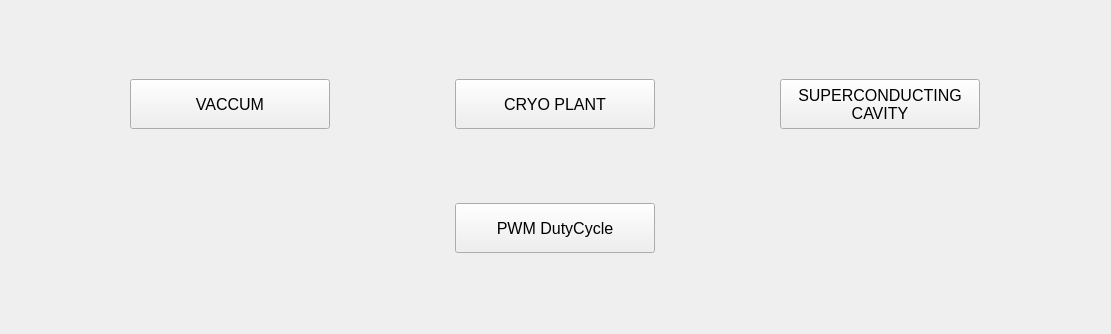
         <widget class="QWidget" name="scrollareabo_3">
          <property name="geometry">
           <rect>
            <x>0</x>
            <y>0</y>
            <width>1111</width>
            <height>334</height>
           </rect>
          </property>
          <layout class="QGridLayout" name="gridLayout_16">
           <item row="0" column="0">
            <widget class="QPushButton" name="btnvacsi">
             <property name="enabled">
              <bool>true</bool>
             </property>
             <property name="sizePolicy">
              <sizepolicy hsizetype="Fixed" vsizetype="Fixed">
               <horstretch>0</horstretch>
               <verstretch>0</verstretch>
              </sizepolicy>
             </property>
             <property name="minimumSize">
              <size>
               <width>200</width>
               <height>50</height>
              </size>
             </property>
             <property name="maximumSize">
              <size>
               <width>200</width>
               <height>50</height>
              </size>
             </property>
             <property name="font">
              <font>
               <family>Cantarell</family>
               <pointsize>12</pointsize>
              </font>
             </property>
             <property name="text">
              <string>VACCUM</string>
             </property>
             <property name="iconSize">
              <size>
               <width>16</width>
               <height>16</height>
              </size>
             </property>
            </widget>
           </item>
           <item row="0" column="1">
            <widget class="QPushButton" name="cryoplant">
             <property name="enabled">
              <bool>true</bool>
             </property>
             <property name="sizePolicy">
              <sizepolicy hsizetype="Fixed" vsizetype="Fixed">
               <horstretch>0</horstretch>
               <verstretch>0</verstretch>
              </sizepolicy>
             </property>
             <property name="minimumSize">
              <size>
               <width>200</width>
               <height>50</height>
              </size>
             </property>
             <property name="maximumSize">
              <size>
               <width>200</width>
               <height>50</height>
              </size>
             </property>
             <property name="font">
              <font>
               <family>Cantarell</family>
               <pointsize>12</pointsize>
              </font>
             </property>
             <property name="text">
              <string>CRYO PLANT</string>
             </property>
             <property name="iconSize">
              <size>
               <width>16</width>
               <height>16</height>
              </size>
             </property>
            </widget>
           </item>
           <item row="0" column="2">
            <widget class="QPushButton" name="cavity">
             <property name="enabled">
              <bool>true</bool>
             </property>
             <property name="minimumSize">
              <size>
               <width>200</width>
               <height>50</height>
              </size>
             </property>
             <property name="maximumSize">
              <size>
               <width>200</width>
               <height>50</height>
              </size>
             </property>
             <property name="font">
              <font>
               <pointsize>12</pointsize>
              </font>
             </property>
             <property name="mouseTracking">
              <bool>false</bool>
             </property>
             <property name="tabletTracking">
              <bool>false</bool>
             </property>
             <property name="layoutDirection">
              <enum>Qt::LeftToRight</enum>
             </property>
             <property name="autoFillBackground">
              <bool>false</bool>
             </property>
             <property name="text">
              <string>SUPERCONDUCTING
CAVITY</string>
             </property>
            </widget>
           </item>
           <item row="1" column="1">
            <widget class="QPushButton" name="btnpwmsi">
             <property name="enabled">
              <bool>true</bool>
             </property>
             <property name="sizePolicy">
              <sizepolicy hsizetype="Fixed" vsizetype="Fixed">
               <horstretch>0</horstretch>
               <verstretch>0</verstretch>
              </sizepolicy>
             </property>
             <property name="minimumSize">
              <size>
               <width>200</width>
               <height>50</height>
              </size>
             </property>
             <property name="maximumSize">
              <size>
               <width>200</width>
               <height>50</height>
              </size>
             </property>
             <property name="font">
              <font>
               <family>Cantarell</family>
               <pointsize>12</pointsize>
              </font>
             </property>
             <property name="text">
              <string>PWM DutyCycle</string>
             </property>
             <property name="iconSize">
              <size>
               <width>16</width>
               <height>16</height>
              </size>
             </property>
            </widget>
           </item>
          </layout>
         </widget>
